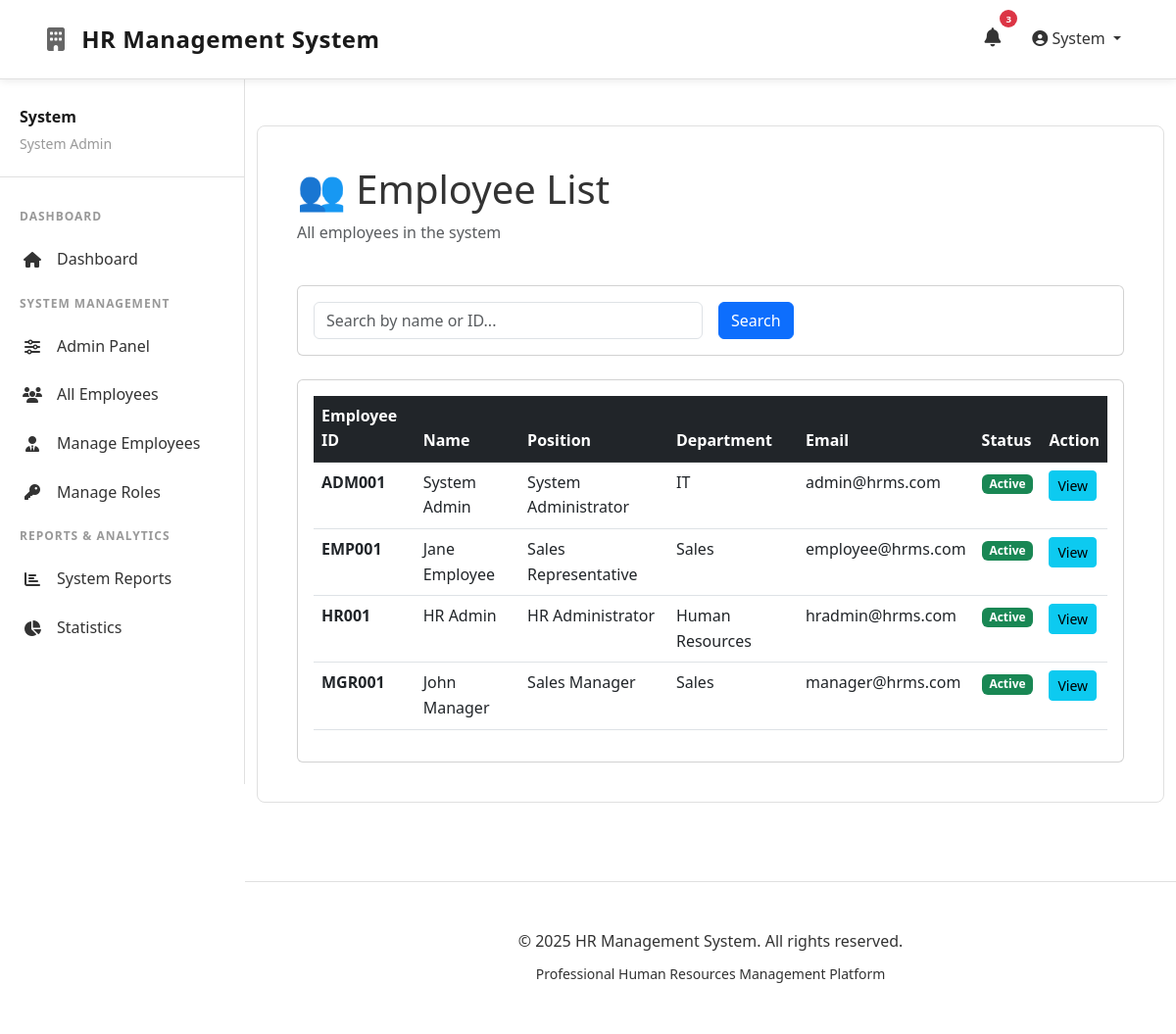
Screenshot of /employees/ (signed in) with the database file from the repository.
### employees/models.py (models this page shows, shortened)
class Employee(models.Model):
    user = models.OneToOneField(User, on_delete=models.CASCADE)
    role = models.CharField(max_length=20, choices=ROLE_CHOICES, default='employee')
    employee_id = models.CharField(max_length=50, unique=True)
    department = models.CharField(max_length=100, blank=True)
    position = models.CharField(max_length=100, blank=True)
    phone = models.CharField(max_length=20, blank=True)
    date_of_birth = models.DateField(null=True, blank=True)
    hire_date = models.DateField(null=True, blank=True)
    salary = models.DecimalField(max_digits=10, decimal_places=2, null=True, blank=True)
    is_active = models.BooleanField(default=True)
    created_at = models.DateTimeField(auto_now_add=True)
    updated_at = models.DateTimeField(auto_now=True)
    def get_role_label(self):
        role_map = {
            'admin': 'System Admin',
            'hradmin': 'HR Admin',
            'manager': 'Manager',
            'employee': 'Employee'
        }
        return role_map.get(self.role, self.role)
    class Meta:
        ordering = ['employee_id']

### employees/views.py (the view)
# urls.py: path('employees/', views.employee_list, name='employee_list'),
@never_cache
@login_required(login_url='admin:login')
def employee_list(request):
    employees = Employee.objects.select_related('user').all()
    context = {'employees': employees}
    return render(request, 'employees/employee_list.html', context)

### templates/employees/employee_list.html (shortened to what this page needs)
{% extends "base.html" %}
{% block content %}
<div class="row mb-4">
    <div class="col-md-12">
        <h1>👥 Employee List</h1>
        <p class="text-muted">All employees in the system</p>
    </div>
</div>
<div class="row mb-4">
    <div class="col-md-12">
        <div class="card">
            <div class="card-body">
                <form method="get" class="row g-3">
                    <div class="col-md-6">
                        <input type="text" class="form-control" placeholder="Search by name or ID..." name="search">
                    </div>
                    <div class="col-md-6">
                        <button type="submit" class="btn btn-primary">Search</button>
                    </div>
                </form>
            </div>
        </div>
    </div>
</div>
<div class="row">
    <div class="col-md-12">
        <div class="card">
            <div class="card-body">
                {% if employees %}
                <div class="table-responsive">
                    <table class="table table-hover">
                        <thead class="table-dark">
                            <tr>
                                <th>Employee ID</th>
                                <th>Name</th>
                                <th>Position</th>
                                <th>Department</th>
                                <th>Email</th>
                                <th>Status</th>
                                <th>Action</th>
                            </tr>
                        </thead>
                        <tbody>
                            {% for employee in employees %}
                            <tr>
                                <td><strong>{{ employee.employee_id }}</strong></td>
                                <td>{{ employee.user.first_name }} {{ employee.user.last_name }}</td>
                                <td>{{ employee.position }}</td>
                                <td>{{ employee.department }}</td>
                                <td>{{ employee.user.email }}</td>
                                <td>
                                    {% if employee.is_active %}
                                    <span class="badge bg-success">Active</span>
                                    {% else %}
                                    <span class="badge bg-danger">Inactive</span>
                                    {% endif %}
                                </td>
                                <td>
                                    <a href="{% url 'employee_detail' employee.id %}" class="btn btn-sm btn-info">
                                        View
                                    </a>
                                </td>
                            </tr>
                            {% endfor %}
                        </tbody>
                    </table>
                </div>
                {% else %}
                <p class="text-muted text-center py-4">No employees found</p>
                {% endif %}
            </div>
        </div>
    </div>
</div>
{% endblock %}

### templates/base.html (shortened to what this page needs)
<!DOCTYPE html>
<html lang="en">
<head>
    <link href="https://cdn.jsdelivr.net/npm/bootstrap@5.3.0/dist/css/bootstrap.min.css" rel="stylesheet">
    <link rel="stylesheet" href="https://cdnjs.cloudflare.com/ajax/libs/font-awesome/6.4.0/css/all.min.css">
</head>
<body>
    <nav class="navbar navbar-expand-lg navbar-light">
        <div class="container-fluid px-5">
            <a class="navbar-brand" href="/">
                <i class="fas fa-building"></i> HR Management System
            </a>
            <div class="collapse navbar-collapse" id="navbarNav">
                <ul class="navbar-nav ms-auto">
                    {% if user.is_authenticated %}
                    <li class="nav-item">
                        <a class="nav-link position-relative" href="#" role="button" data-bs-toggle="dropdown">
                            <i class="fas fa-bell"></i>
                            <span class="position-absolute top-0 start-100 translate-middle badge rounded-pill bg-danger" style="font-size: 0.6rem;">
                                3
                            </span>
                        </a>
                    </li>
                    <li class="nav-item dropdown">
                        <a class="nav-link dropdown-toggle" href="#" id="profileDropdown" role="button" data-bs-toggle="dropdown" aria-expanded="false">
                            <i class="fas fa-user-circle"></i> {{ user.first_name|default:user.username }}
                        </a>
                    </li>
                    {% endif %}
                </ul>
            </div>
        </div>
    </nav>
    {% include 'sidebar.html' %}
    <div class="main-content">
        <div class="container mt-5 mb-5">
            <div class="container-main">
                {% block content %}{% endblock %}
            </div>
        </div>
    </div>
    <footer>
        <div class="container">
            <p>&copy; 2025 HR Management System. All rights reserved.</p>
            <p class="mt-2"><small>Professional Human Resources Management Platform</small></p>
        </div>
    </footer>
</body>
</html>

### templates/sidebar.html (shortened to what this page needs)
{% if user.is_authenticated %}
<div class="sidebar">
    <div class="sidebar-header">
        <h6>{{ user.first_name|default:user.username }}</h6>
        <small>{{ user.employee.get_role_label }}</small>
    </div>
    {% if user.employee.role == 'admin' %}
    <ul class="sidebar-menu">
        <div class="sidebar-section-title">Dashboard</div>
        <li><a href="{% url 'dashboard' %}"><i class="fas fa-home"></i> Dashboard</a></li>
    </ul>
    <ul class="sidebar-menu">
        <div class="sidebar-section-title">System Management</div>
        <li><a href="/admin/"><i class="fas fa-sliders-h"></i> Admin Panel</a></li>
        <li><a href="{% url 'employee_list' %}"><i class="fas fa-users"></i> All Employees</a></li>
        <li><a href="/admin/employees/employee/"><i class="fas fa-user-tie"></i> Manage Employees</a></li>
        <li><a href="/admin/employees/role/"><i class="fas fa-key"></i> Manage Roles</a></li>
    </ul>
    <ul class="sidebar-menu">
        <div class="sidebar-section-title">Reports & Analytics</div>
        <li><a href="#"><i class="fas fa-chart-bar"></i> System Reports</a></li>
        <li><a href="#"><i class="fas fa-chart-pie"></i> Statistics</a></li>
    </ul>
    {% endif %}
</div>
{% endif %}

### templates/base.html (style rules this page uses)
* { margin: 0; padding: 0; box-sizing: border-box; }
:root { --primary-color: #1a1a1a; --light-bg: #ffffff; --border-color: #e0e0e0; --text-color: #333333; }
body { background-color: #ffffff; font-family: 'Segoe UI', Tahoma, Geneva, Verdana, sans-serif; color: var(--text-color); line-height: 1.6; padding-top: 80px; }
.navbar { background: white; box-shadow: 0 2px 8px rgba(0,0,0,0.08); padding: 1rem 0; border-bottom: 1px solid var(--border-color); position: fixed; top: 0; width: 100%; z-index: 1000; }
.navbar-brand { font-size: 1.5rem; font-weight: 700; color: var(--primary-color) !important; letter-spacing: 0.5px; }
.navbar-brand i { margin-right: 10px; color: #666666; }
.navbar-nav .nav-link { color: var(--text-color) !important; transition: all 0.3s ease; margin-left: 1rem; }
.nav-link i.fa-bell { font-size: 1.2rem; }
.nav-link .badge { width: 18px; height: 18px; padding: 0; display: flex; align-items: center; justify-content: center; }
.container-main { background-color: white; border-radius: 8px; padding: 40px; box-shadow: none; margin-bottom: 30px; border: 1px solid var(--border-color); }
footer { background: white; color: var(--text-color); padding: 3rem 0; margin-top: 5rem; text-align: center; border-top: 1px solid var(--border-color); }
footer p { margin: 0; }

### templates/sidebar.html (style rules this page uses)
.sidebar { background: white; border-right: 1px solid #e0e0e0; height: calc(100vh - 80px); position: fixed; left: 0; top: 80px; width: 250px; padding: 30px 0; overflow-y: auto; z-index: 100; }
.sidebar-header { padding: 0 20px 20px; border-bottom: 1px solid #e0e0e0; margin-bottom: 20px; }
.sidebar-header h6 { color: #1a1a1a; font-weight: 600; margin-bottom: 5px; }
.sidebar-header small { color: #999; }
.sidebar-menu { list-style: none; padding: 0; margin: 0; }
.sidebar-menu li { margin: 0; }
.sidebar-menu a { display: flex; align-items: center; padding: 12px 20px; color: #333333; text-decoration: none; transition: all 0.3s ease; border-left: 3px solid transparent; }
.sidebar-menu a i { width: 20px; margin-right: 15px; text-align: center; }
.sidebar-section-title { padding: 10px 20px; font-size: 0.75rem; text-transform: uppercase; color: #999; font-weight: 600; letter-spacing: 1px; }
.main-content { margin-left: 250px; }
.container-main { width: 100%; }
footer { margin-left: 250px !important; }

### rows the page displays
Employee: employee_id "ADM001", user.first_name "System", user.last_name "Admin", position "System Administrator", department "IT", user.email "admin@hrms.com", is_active "Active"
Employee: employee_id "EMP001", user.first_name "Jane", user.last_name "Employee", position "Sales Representative", department "Sales", user.email "employee@hrms.com", is_active "Active"
Employee: employee_id "HR001", user.first_name "HR", user.last_name "Admin", position "HR Administrator", department "Human Resources", user.email "hradmin@hrms.com", is_active "Active"
Employee: employee_id "MGR001", user.first_name "John", user.last_name "Manager", position "Sales Manager", department "Sales", user.email "manager@hrms.com", is_active "Active"

### other values shown
{{ user.first_name|default:user.username }} "System"
{{ user.employee.get_role_label }} "System Admin"
